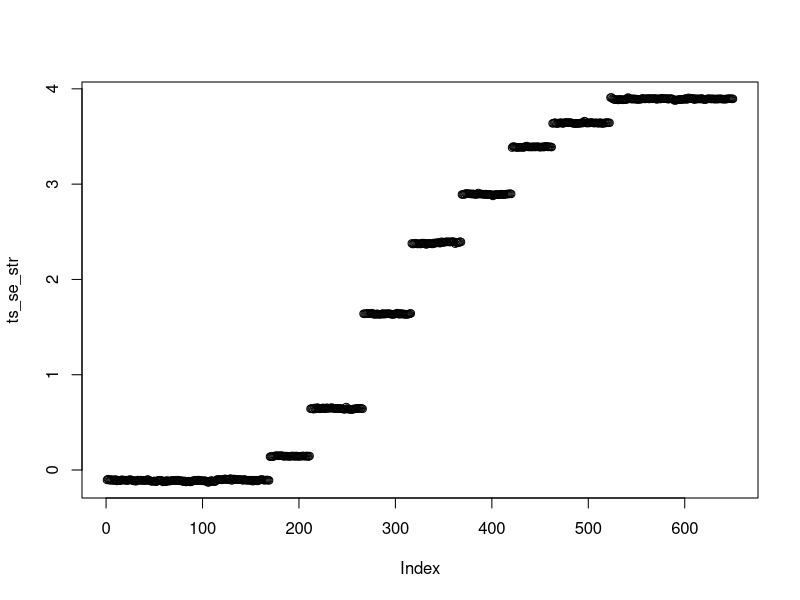
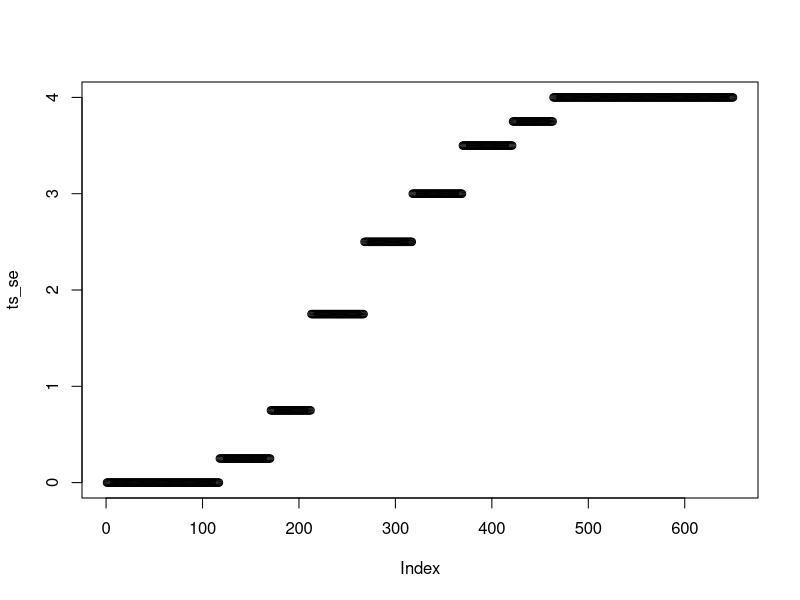
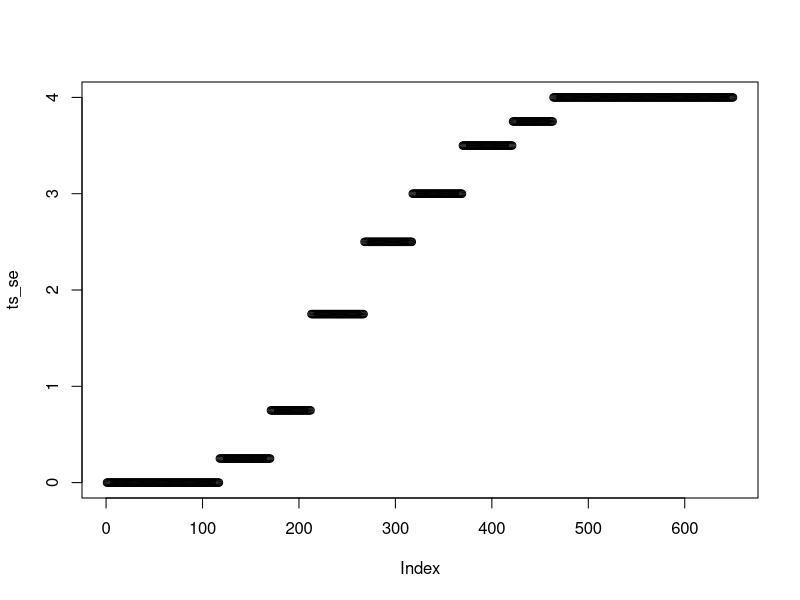
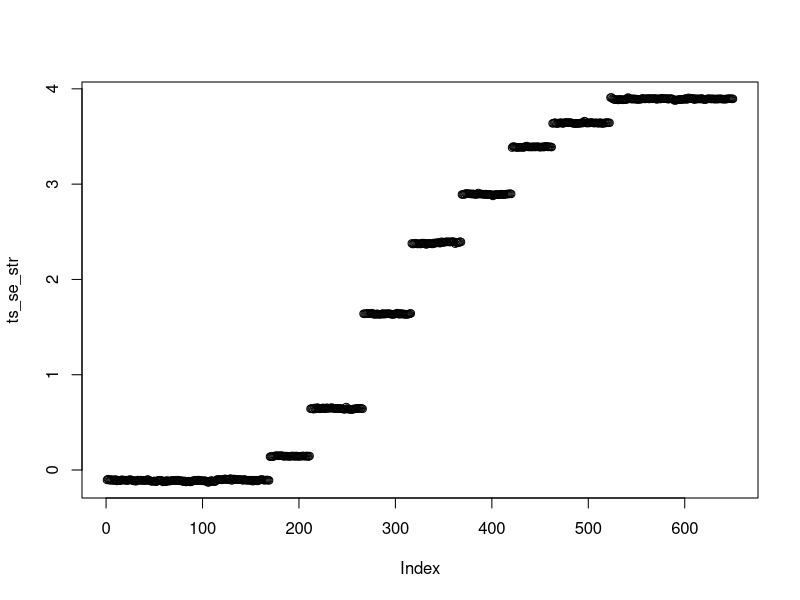
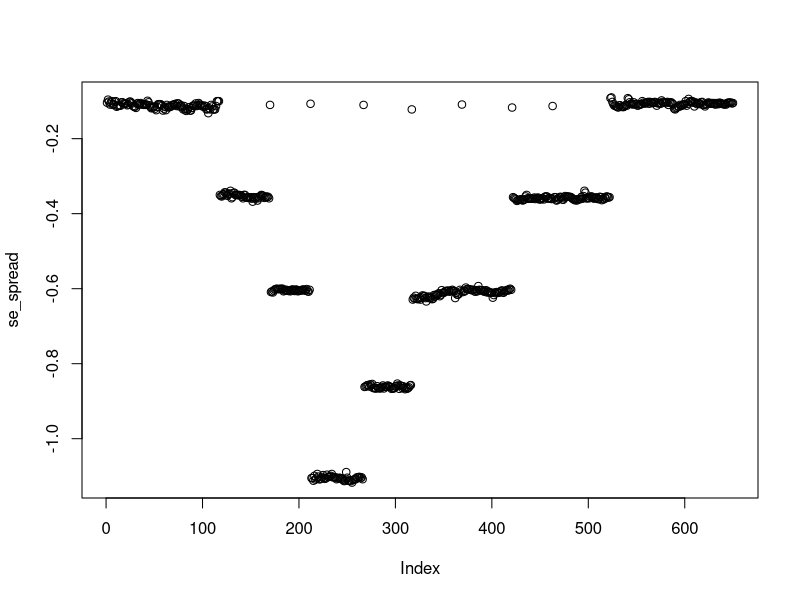

Here is the R script that generated these plots, in order: (Note: this script raises an error after producing the figures.)
library("readr")
library("readxl")
library("forecast")
library("stats")
library("Hmisc")
library("dplyr")
library("lubridate")
library("ggplot2")


############################################################
se_short <- read.csv("Swestr_2024-04-10_18_07.csv", header = FALSE, sep = ";", quote = "\"")

# Remove rows with indices 89, 342, and 593
indices_to_remove_2 <- c(89, 342, 593)
se_short <- se_short[-indices_to_remove_2, ]



col_names <- as.character(se_short[3, ])

# Remove the first three rows
se_short <- se_short[-c(1:3), ]

# Assign the extracted row as column names
colnames(se_short) <- col_names
names(se_short)[1] <- "Date"

row.names(se_short) <- NULL
# get time series. Remove last obs, not included in eu_str
ts_se_str <- as.numeric(
  gsub(
    ",", ".",
    se_short$`Swestr (%)`[1:(nrow(se_short)-1)] 
  )
)

length(ts_se_str)
plot(ts_se_str)

se_short$Date <- ymd(se_short$Date)

############################################################
eu_short <- read_csv("ECB_Data_Portal_20240402140404.csv")

eu_short_retrim <- eu_short[eu_short$DATE %in% se_short$Date,]

class(se_short$Date)

ts_eu_str <- eu_short_retrim$`Euro short-term rate - Volume-weighted trimmed mean rate (EST.B.EU000A2X2A25.WT)`

length(ts_eu_str)

############################################################
eu_styr <- read_csv("ECB_Data_Portal_20240410182357.csv")
eu_styr_trim <- eu_styr[7579:nrow(eu_styr), ]
eu_styr_trim_retrim <- eu_styr_trim[eu_styr_trim$DATE %in% eu_short$DATE,]


ts_eu <- eu_styr_trim_retrim$`Deposit facility - date of changes (raw data) - Level (FM.D.U2.EUR.4F.KR.DFR.LEV)`
length(ts_eu)


############################################################
se_styr <- read_excel("styrrantan-effektiv.xlsx")
se_styr_trim <- se_styr[97:nrow(se_styr), ]


rate_changes <- data.frame(
  date = as.Date(se_styr_trim$...1),
  rate = se_styr_trim$`Styrräntan per förändring (effektiv)`
)

start_date <- as.Date("2021-09-01")
end_date <- as.Date("2024-03-28")

all_dates <- seq(start_date, end_date, by = "day")

interest_rates <- numeric(length(all_dates))

current_rate <- rate_changes$rate[1]

for (i in seq_along(all_dates)) {
  if (i > which.max(rate_changes$date >= all_dates[i])) {
    current_rate <- rate_changes$rate[which.max(rate_changes$date >= all_dates[i])]
  }
  
  interest_rates[i] <- current_rate
}
se_styr_trim_expand <- data.frame(date = all_dates, rate = interest_rates)


se_styr_trim_expand_retrim <- se_styr_trim_expand[se_styr_trim_expand$date %in% se_short$Date , ]


row.names(se_styr_trim_expand_retrim) <- NULL
se_styr_trim_expand_retrim$row_number[4]


ts_se <- se_styr_trim_expand_retrim$rate

length(ts_se)
plot(ts_se)
############################################################
ts_se_vol <- as.numeric(
  gsub(
    ",", ".",
    se_short$`Volym (MSEK)`
  )
)
length(ts_se_vol)
ts_se_vol[354] <- 65000


############################################################



#lag the interest rates
ts_eu_lag <- Lag(ts_eu, shift = 1)
ts_eu_str_lag <- Lag(ts_eu_str, shift = 1)
ts_se_lag <- Lag(ts_se, shift = 1)
ts_se_vol_lag <- Lag(ts_se_vol, shift = 1)

########## Swestr - Styr ########## 

plot(ts_se)
plot(ts_se_str)
se_spread <- ts_se_str - ts_se
plot(se_spread)
adf.test(se_spread)

## Eu spread ##
eu_spread <- ts_eu_str - ts_eu
plot(eu_spread)

arima <- auto.arima(eu_spread) # ARIMA(1,1,2)
summary(arima)
residuals <- arima$residuals

#Diagnostics for arima:
plot(residuals)
acf(residuals)
pacf(residuals)
Box.test(residuals, type = "Ljung-Box") # H0: Data is independently distributed


#more lagged variables as regressors:



############## determining p, d, q manually:

#### Model 1:  (0, 1, 0)
plot(ts_se_str)

library(tseries)
adf.test(ts_se_str) # => integrate

acf(ts_se_str)
pacf(ts_se_str) # => AR(1)

order <- c(0, 1, 0) 
  
arima <- arima(ts_se_str, order = order)
summary(arima)

residuals <- arima$residuals
adf.test(residuals) # => stationary

acf(residuals) # => perfect
pacf(residuals) # => perfect

# Adding integrated-lagged Regressors


ts_se_str_diff <- diff(ts_se_str)
ts_se_lag_diff <- diff(ts_se_lag)
ts_eu_str_se_lag_diff <- diff(ts_eu_str_se_lag)

plot(ts_se_str)
plot(ts_se_lag)

xreg <- cbind(ts_se_lag_diff, ts_eu_str_se_lag_diff)

order <- c(0, 0, 0) #se_str is integrated manually
arima <- arima(ts_se_str_diff, order = order, xreg = xreg)
summary(arima)

residuals <- arima$residuals
adf.test(residuals[2:length(residuals)]) # Stationary

acf(residuals[2:length(residuals)]) 
pacf(residuals[2:length(residuals)]) 

#irrelevant
order <- c(0, 0, 1)

arima <- arima(ts_se_str_diff, order = order, xreg = xreg)
summary(arima)

residuals <- arima$residuals

adf.test(residuals[2:length(residuals)]) # Stationary
acf(residuals[2:length(residuals)]) # => perfect
pacf(residuals[2:length(residuals)]) # => perfect



#### Model 2: (assume the regressors *cause* the jumps in the data (reason why integration is not needed))


order <- c(0, 0, 0)
xreg <- cbind(ts_se_lag, ts_eu_str_lag)

arima <- arima(ts_se_str, order = order, xreg = xreg)
summary(arima)

residuals <- arima$residuals
adf.test(residuals[2:length(residuals)]) # Stationary

acf(residuals[2:length(residuals)]) 
pacf(residuals[2:length(residuals)]) 



lm <- lm(ts_se_str ~ ts_se_lag + ts_eu_str_se_lag)
summary(lm)

#Iterate

#Good model:
order <- c(3, 0, 1)
xreg <- cbind(ts_se_lag, ts_eu_str_lag)

arima <- arima(ts_se_str, order = order, xreg = xreg)
summary(arima)

residuals <- arima$residuals
adf.test(residuals[2:length(residuals)])# Still Stationary

acf(residuals[2:length(residuals)]) # => perfect
pacf(residuals[2:length(residuals)]) # => perfect


#Only EU str as regressor
order <- c(1, 0, 0)
xreg <- cbind(ts_eu_str_lag[2:650])

arima <- arima(ts_se_str[2:650], order = order, xreg = xreg)
summary(arima)

residuals <- arima$residuals
adf.test(residuals[2:length(residuals)])# Still Stationary

acf(residuals[2:length(residuals)]) # => perfect
pacf(residuals[2:length(residuals)]) 
plot(residuals)

#problematic variable: , ts_se_vol_lag
#NA at ts_se_vol_lag: index 355
#Filling in value doesn't help




############## Rolling prediction: ##############

# Number of steps to forecast
n_steps <- length(ts_se_str)

# Number of steps to predict (last 60 values)
predict_steps <- 60

# Initialize variables to store predicted values
predictions <- numeric(predict_steps)

# Fit the initial ARIMA model
order <- c(2, 0, 0)
xreg <- cbind(ts_se_lag, ts_eu_str_se_lag)

# Use a subset of data to fit the initial model
initial_data <- ts_se_str[1:(n_steps - predict_steps)]
initial_xreg <- xreg[1:(n_steps - predict_steps), ]

# Fit initial model
arima_model <- arima(initial_data, order = order, xreg = initial_xreg)

# Perform rolling one-step-ahead predictions for the last 60 values
for (i in (n_steps - predict_steps + 1):n_steps) {
  # Get the regressors for the current time step
  current_xreg <- xreg[i, , drop = FALSE]
  
  # Forecast one step ahead using the current model and regressors
  forecast <- predict(arima_model, n.ahead = 1, newxreg = current_xreg)
  
  # Store the predicted value
  predictions[i - (n_steps - predict_steps)] <- forecast$pred
  
  # Update the model with the observed value for the current time step
  if (i < n_steps) {
    arima_model <- arima(ts_se_str[1:i], order = order, xreg = xreg[1:i, ])
  }
}

# Actual values for the last 60 steps
actual_values <- ts_se_str[(n_steps - predict_steps + 1):n_steps]

# Compare predictions with actual values for the last 60 steps
comparison <- data.frame(Actual = actual_values, Predicted = predictions)

comparison #simply apply error metrics

# Model 1:
############## Rolling prediction: ##############
# Specifics for model 1

ts_se_str_diff <- diff(ts_se_str)
ts_se_lag_diff <- diff(ts_se_lag)
ts_eu_str_se_lag_diff <- diff(ts_eu_str_se_lag)

plot(ts_se_str)
plot(ts_se_lag)

# Number of steps to forecast
n_steps <- length(ts_se_str_diff)

# Number of steps to predict (last 60 values)
predict_steps <- 500

# Initialize variables to store predicted values
predictions <- numeric(predict_steps)

# Fit the initial ARIMA model
order <- c(0, 0, 0)
xreg <- cbind(ts_se_lag_diff, ts_eu_str_se_lag_diff)
# Use a subset of data to fit the initial model
initial_data <- ts_se_str[1:(n_steps - predict_steps)]
initial_xreg <- xreg[1:(n_steps - predict_steps), ]

# Fit initial model
arima_model <- arima(ts_se_str_diff, order = order, xreg = xreg)
# Perform rolling one-step-ahead predictions for the last 60 values
for (i in (n_steps - predict_steps + 1):n_steps) {
  # Get the regressors for the current time step
  current_xreg <- xreg[i, , drop = FALSE]
  
  # Forecast one step ahead using the current model and regressors
  forecast <- predict(arima_model, n.ahead = 1, newxreg = current_xreg)
  
  # Store the predicted value
  predictions[i - (n_steps - predict_steps)] <- forecast$pred
  
  # Update the model with the observed value for the current time step
  if (i < n_steps) {
    arima_model <- arima(ts_se_str[1:i], order = order, xreg = xreg[1:i, ])
  }
}

# Actual values for the last 60 steps
actual_values <- ts_se_str[(n_steps - predict_steps + 1):n_steps]

# Compare predictions with actual values for the last 60 steps
comparison <- data.frame(Actual = actual_values, Predicted = predictions)



# Model 2:
############## Rolling prediction: ##############

# Number of steps to forecast
n_steps <- length(ts_se_str)

# Number of steps to predict (last 60 values)
predict_steps <- 500

# Initialize variables to store predicted values
predictions <- numeric(predict_steps)

# Fit the initial ARIMA model
order <- c(3, 0, 1)
xreg <- cbind(ts_se_lag, ts_eu_str_se_lag)


# Use a subset of data to fit the initial model
initial_data <- ts_se_str[1:(n_steps - predict_steps)]
initial_xreg <- xreg[1:(n_steps - predict_steps), ]

# Fit initial model
arima_model <- arima(initial_data, order = order, xreg = initial_xreg)

# Perform rolling one-step-ahead predictions for the last 60 values
for (i in (n_steps - predict_steps + 1):n_steps) {
  # Get the regressors for the current time step
  current_xreg <- xreg[i, , drop = FALSE]
  
  # Forecast one step ahead using the current model and regressors
  forecast <- predict(arima_model, n.ahead = 1, newxreg = current_xreg)
  
  # Store the predicted value
  predictions[i - (n_steps - predict_steps)] <- forecast$pred
  
  # Update the model with the observed value for the current time step
  if (i < n_steps) {
    arima_model <- arima(ts_se_str[1:i], order = order, xreg = xreg[1:i, ])
  }
}

# Actual values for the last 60 steps
actual_values <- ts_se_str[(n_steps - predict_steps + 1):n_steps]

# Compare predictions with actual values for the last 60 steps
comparison <- data.frame(Actual = actual_values, Predicted = predictions)

# Model 4:
############## Rolling prediction: ##############

# Number of steps to forecast
n_steps <- length(ts_se_str)

# Number of steps to predict (last 60 values)
predict_steps <- 500

# Initialize variables to store predicted values
predictions <- numeric(predict_steps)

# Fit the initial ARIMA model
order <- c(3, 0, 1)
xreg <- cbind(ts_se_lag)
# EU regressor removed, ts_eu_str_se_lag
# Use a subset of data to fit the initial model
initial_data <- ts_se_str[1:(n_steps - predict_steps)]
initial_xreg <- xreg[1:(n_steps - predict_steps), ]

# Fit initial model
arima_model <- arima(initial_data, order = order, xreg = initial_xreg)

# Perform rolling one-step-ahead predictions for the last 60 values
for (i in (n_steps - predict_steps + 1):n_steps) {
  # Get the regressors for the current time step
  current_xreg <- xreg[i, , drop = FALSE]
  
  # Forecast one step ahead using the current model and regressors
  forecast <- predict(arima_model, n.ahead = 1, newxreg = current_xreg)
  
  # Store the predicted value
  predictions[i - (n_steps - predict_steps)] <- forecast$pred
  
  # Update the model with the observed value for the current time step
  if (i < n_steps) {
    arima_model <- arima(ts_se_str[1:i], order = order, xreg = xreg[1:i, ])
  }
}

# Actual values for the last 60 steps
actual_values <- ts_se_str[(n_steps - predict_steps + 1):n_steps]

# Compare predictions with actual values for the last 60 steps
comparison <- data.frame(Actual = actual_values, Predicted = predictions)



ggplot(comparison, aes(x = 1:nrow(comparison))) +
  geom_line(aes(y = Actual, color = "Actual")) +
  geom_line(aes(y = Predicted, color = "Predicted"), linetype = "dashed") +
  scale_color_manual(values = c("Actual" = "blue", "Predicted" = "red")) +
  labs(x = "Index", y = "Value", title = "Actual vs. Predicted Values") +
  theme_minimal()

MAE <- mean(abs(comparison$Actual - comparison$Predicted))
RMSE <- sqrt(mean((comparison$Actual - comparison$Predicted)^2))
MAPE <- mean(abs((comparison$Actual - comparison$Predicted) / comparison$Actual)) * 100
ME <- mean(comparison$Actual - comparison$Predicted)
MSE <- mean((comparison$Actual - comparison$Predicted)^2)

# Print the error metrics
cat("Mean Error (ME):", ME, "\n")
cat("Mean Absolute Error (MAE):", MAE, "\n")
cat("Root Mean Squared Error (RMSE):", RMSE, "\n")
cat("Mean Absolute Percentage Error (MAPE):", MAPE, "%\n")
cat("Mean Squared Error (MSE):", MSE, "\n")










#Model 3: 


#Iterate
xreg <- cbind(ts_se_lag)


#Good model:
order <- c(3, 0, 1)

arima_model <- arima(ts_se_str, order = order, xreg = xreg)
summary(arima_model)

residuals <- arima_model$residuals
adf.test(residuals[2:length(residuals)])# Still Stationary

acf(residuals[2:length(residuals)]) # => perfect
pacf(residuals[2:length(residuals)])
